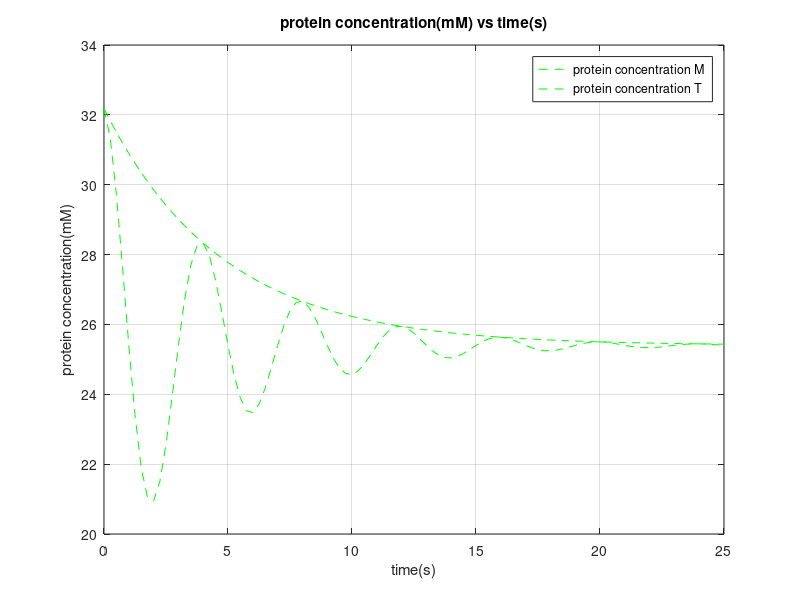

Write MATLAB code to recreate this figure.
% Jesse Liu 111639610 Problem Set 1a

t=(0:.25:25);
% the array of time has 3 values; the first value is the start number, the
% second value is the interval at which the numbers will progress at, and
% the third value is the end number
% the quotation is there so the matrix is transposed so that it can be 
% multiplied

M=(6.78.*(cos((pi/2)*t)).*(exp(-0.21*t)))+25.4;
% the equation is written in matlab language. There is a . in front of the
% asterisk to let the computer know to multiply the two elements together

plot(t,M,'g--');
% using plot, the x variable, t, is placed first and the y variable, M, is
% placed second with the dotted green line

hold on;
% this is to prevent the computer from erasing the first graph. Hold is
% used to have the computer save the previous graph and plot a new graph on
% top of it

T=6.78.*exp(-0.21.*t)+25.4;
% the second plot equation

plot(t,T,'g--');
% second plot

title('protein concentration(mM) vs time(s)');
xlabel('time(s)');
ylabel('protein concentration(mM)');
legend('protein concentration M','protein concentration T');
grid on;
% title, labels, and legends used quotations to indicate it was not a
% variable but just a name. Grid on was used to turn on gridlines

q=1;
for r=(1:1:100);
    if M(r)<24.8;
       Q(q)=M(r);
       q=q+1;
    end
end
% the q is the index so that the computer can count the number of trials
% that satisfy the requirements for the new array. The 'for' loop is the
% index for the M equation to tell the computer how many trials TO do. The
% if statements are the requirements for the old array to satisfy the
% conditions of the new array. The Q(q)=M(r) is used so that if the 
% conditions are met, then it will put it into the new array Q(q).
% The q=q+1 is used before the end loop to prevent counting any zeros and 
% to tell the computer that once one trial is done, go on to the next one 
% by counting up by 1

A=numel(Q);
B=numel(M);
C=A/B;
% The numel command gives us the number of elements there are in that
% array. We can take the number of elements in array Q and divide it by the
% number of elements in array M to get the ratio

fprintf('Ratio = %.3f \n',C)
% fprintf prints the ratio on the command window
